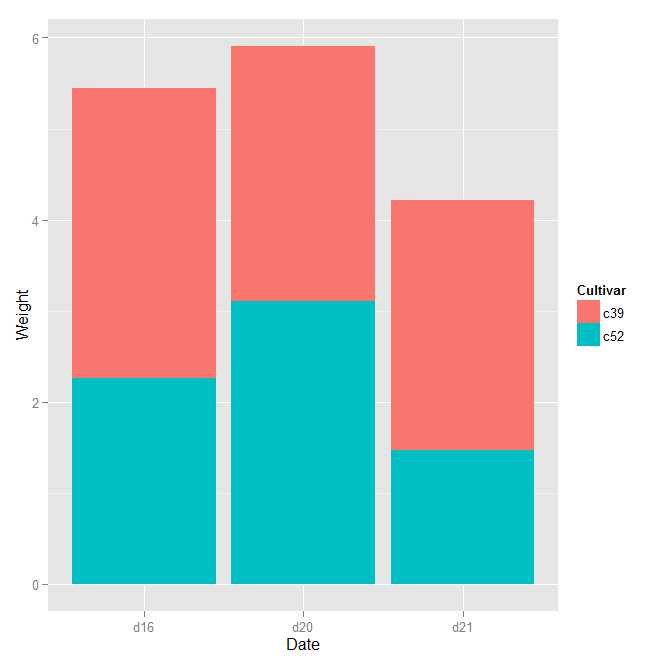

Generate this figure with R:
library(ggplot2)
library(gcookbook)
library(plyr)
ggplot(cabbage_exp,aes(x=Date,y=Weight,fill=Cultivar,order=desc(Cultivar)))+geom_bar(stat="identity")
